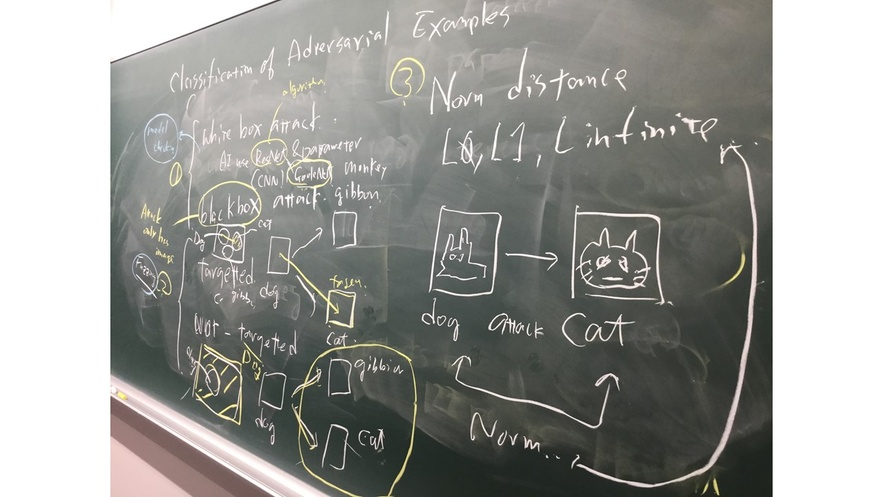
#> input picture 2023/1.jpg, 883 x 497 px, shrunk from 1280 x 720 before the run
$ jupyter execute --allow-errors 2023-11-29-01.ipynb
#> lines starting #> are read from the running program, lines starting #| are printed output that depends on the picture
[cell 1]
import cv2
import matplotlib.pyplot as plt

img = cv2.imread("./1.jpg")
#> img is the input picture: shape (497, 883, 3); mean B, G, R 150.1, 154, 153.4
plt.imshow(cv2.cvtColor(img, cv2.COLOR_BGR2RGB))
plt.show

[cell 2]
img = cv2.imread("./2.jpg")
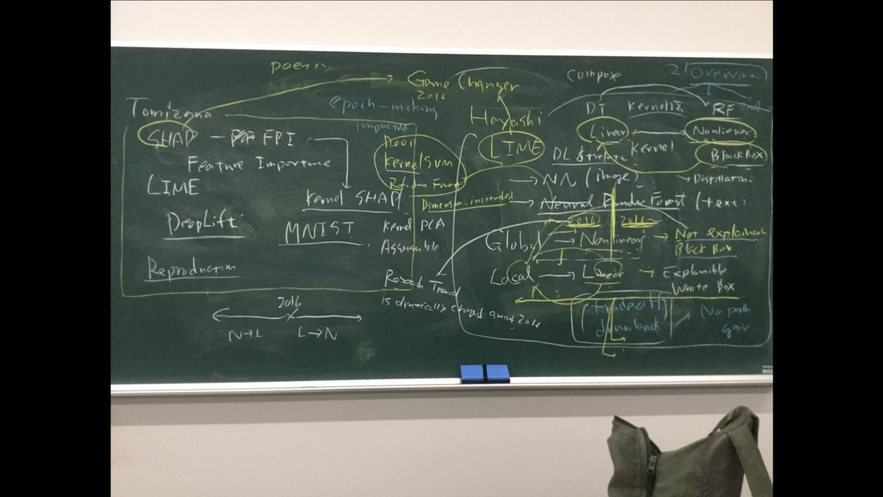
#> input picture 2023/2.jpg, 883 x 497 px, shrunk from 1280 x 720 before the run
#> img is the input picture: shape (497, 883, 3); mean B, G, R 80.8, 87.7, 82.7
plt.imshow(cv2.cvtColor(img, cv2.COLOR_BGR2RGB))
plt.show

[cell 3]
import cv2
import matplotlib.pyplot as plt

img = cv2.imread("./3.jpg")
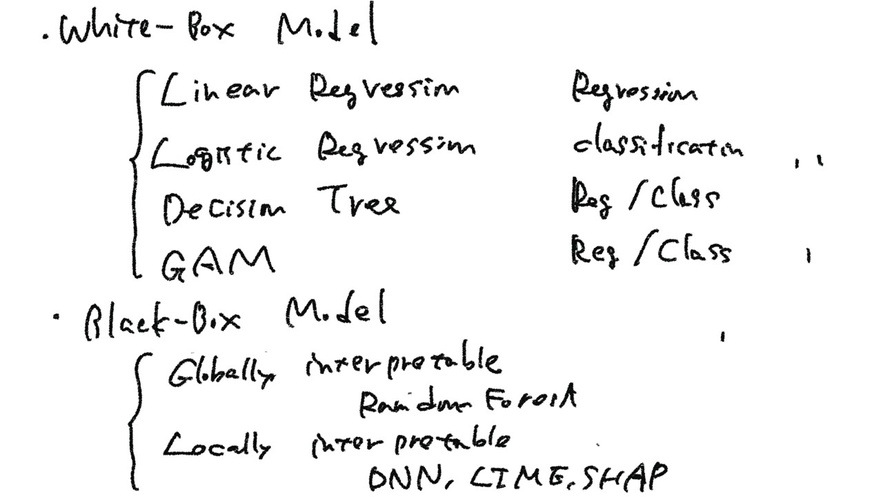
#> input picture 2023/3.jpg, 883 x 497 px, shrunk from 1280 x 720 before the run
#> img is the input picture: shape (497, 883, 3); mean B, G, R 242, 242, 242
plt.imshow(cv2.cvtColor(img, cv2.COLOR_BGR2RGB))
plt.show

[cell 4]
img = cv2.imread("./4.jpg")
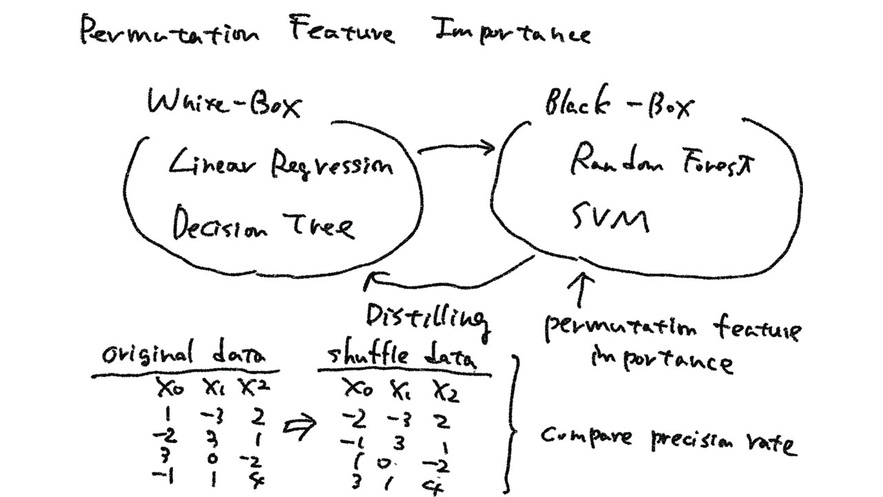
#> input picture 2023/4.jpg, 883 x 497 px, shrunk from 1280 x 720 before the run
#> img is the input picture: shape (497, 883, 3); mean B, G, R 240.9, 240.9, 240.9
plt.imshow(cv2.cvtColor(img, cv2.COLOR_BGR2RGB))
plt.show

[cell 5]
img = cv2.imread("./confusion_matrix_1.png")
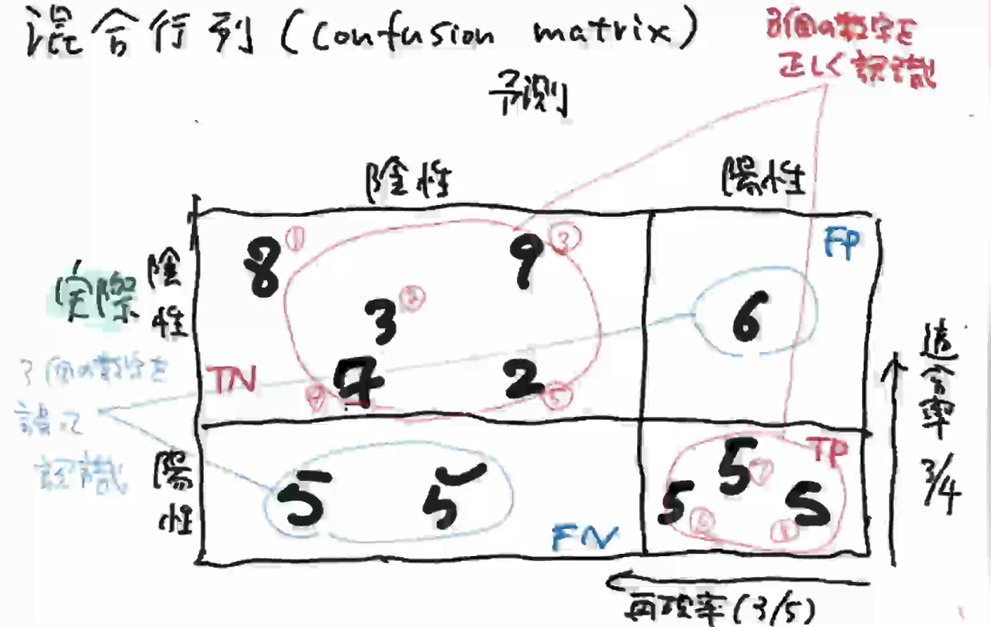
#> input picture 2023/confusion_matrix_1.png, 991 x 627 px, shrunk from 1436 x 908 before the run
#> img is the input picture: shape (627, 991, 3); mean B, G, R 233.2, 232.8, 233.7
plt.imshow(cv2.cvtColor(img, cv2.COLOR_BGR2RGB))
plt.show

[cell 6]
img = cv2.imread("./confusion_matrix_2.png")
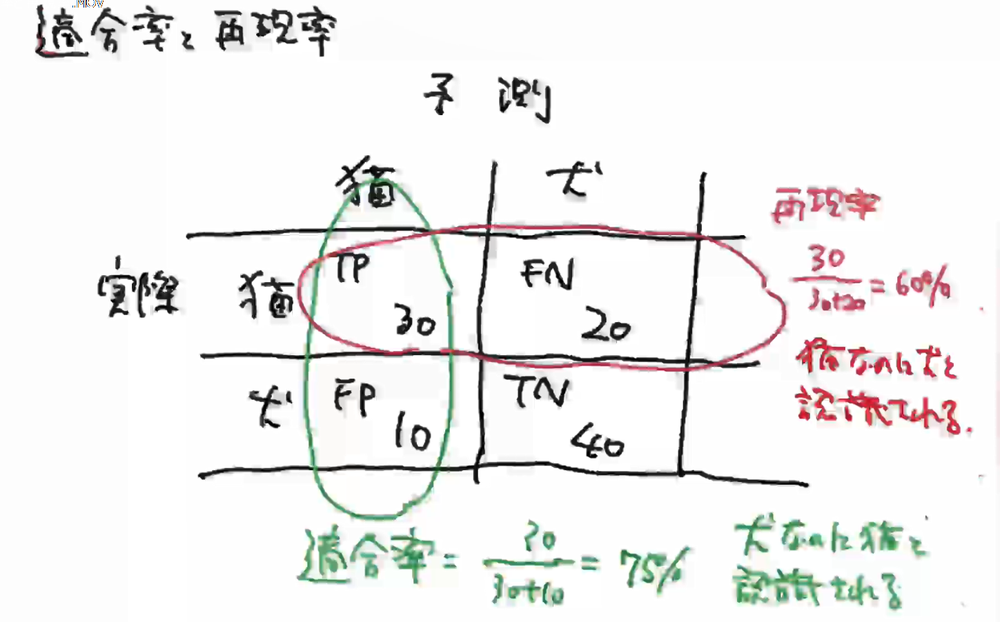
#> input picture 2023/confusion_matrix_2.png, 1000 x 622 px, shrunk from 1449 x 902 before the run
#> img is the input picture: shape (622, 1000, 3); mean B, G, R 238.1, 238.8, 239.5
plt.imshow(cv2.cvtColor(img, cv2.COLOR_BGR2RGB))
plt.show

[cell 7]
img = cv2.imread("./confusion_matrix_3.png")
#> (the rest of this cell did not finish here and is left out)

[cell 8]
img = cv2.imread("./confusion_matrix_4.png")
#> (the rest of this cell did not finish here and is left out)

# csvからデータを読み込んでKNNで学習

# scikit-learnでロード -> slicingでデータ整形

[cell 9]
from sklearn import datasets
import numpy as np

iris = datasets.load_iris()
X = iris.data[:, [2, 3]]
y = iris.target

# pandasでcsvをdataframeに読み込み -> データ整形

[cell 10]
import pandas as pd
from sklearn import datasets, model_selection, svm, metrics
#> (the rest of this cell did not finish here and is left out)

# .dropメソッドの実行

#> (a cell that did not finish here is left out)

# .valueメソッドの実行

#> (a cell that did not finish here is left out)

#> (a cell that did not finish here is left out)

#> (a cell that did not finish here is left out)

#> (a cell that did not finish here is left out)

#> (a cell that did not finish here is left out)

[cell 17]
from sklearn.model_selection import train_test_split

[cell 18]
X_train, X_test, y_train, y_test = train_test_split(X, y, test_size=0.3, random_state=1, stratify=y)

[cell 19]
from sklearn.preprocessing import StandardScaler

sc = StandardScaler()
sc.fit(X_train)
X_train_std = sc.transform(X_train)
X_test_std = sc.transform(X_test)

[cell 20]
from sklearn.linear_model import Perceptron

from matplotlib.colors import ListedColormap
import matplotlib.pyplot as plt

# To check recent matplotlib compatibility
import matplotlib
from distutils.version import LooseVersion

[cell 21]
def plot_decision_regions(X, y, classifier, test_idx=None, resolution=0.02):

    # setup marker generator and color map
#> called with X = array of shape (150, 2), y = array of shape (150,), resolution = 0.02
    markers = ('s', 'x', 'o', '^', 'v')
    colors = ('red', 'blue', 'lightgreen', 'gray', 'cyan')
    cmap = ListedColormap(colors[:len(np.unique(y))])

    # plot the decision surface
    x1_min, x1_max = X[:, 0].min() - 1, X[:, 0].max() + 1
    x2_min, x2_max = X[:, 1].min() - 1, X[:, 1].max() + 1
    xx1, xx2 = np.meshgrid(np.arange(x1_min, x1_max, resolution),
                           np.arange(x2_min, x2_max, resolution))
    Z = classifier.predict(np.array([xx1.ravel(), xx2.ravel()]).T)
    Z = Z.reshape(xx1.shape)
    plt.contourf(xx1, xx2, Z, alpha=0.3, cmap=cmap)
    plt.xlim(xx1.min(), xx1.max())
    plt.ylim(xx2.min(), xx2.max())

    for idx, cl in enumerate(np.unique(y)):
        plt.scatter(x=X[y == cl, 0],
                    y=X[y == cl, 1],
                    alpha=0.8,
                    color=colors[idx],
                    marker=markers[idx],
                    label=cl,
                    edgecolor='black')

    # highlight test examples
    if test_idx:
        # plot all examples
        X_test, y_test = X[test_idx, :], y[test_idx]

        if LooseVersion(matplotlib.__version__) < LooseVersion('0.3.4'):
            plt.scatter(X_test[:, 0],
                        X_test[:, 1],
                        c='',
                        edgecolor='black',
                        alpha=1.0,
                        linewidth=1,
                        marker='o',
                        s=100,
                        label='test set')
        else:
            plt.scatter(X_test[:, 0],
                        X_test[:, 1],
                        c='none',
                        edgecolor='black',
                        alpha=1.0,
                        linewidth=1,
                        marker='o',
                        s=100,
                        label='test set')

# KNN

[cell 22]
X_combined_std = np.vstack((X_train_std, X_test_std))
y_combined = np.hstack((y_train, y_test))

from sklearn.neighbors import KNeighborsClassifier

knn = KNeighborsClassifier(n_neighbors=5,
                           p=2,
                           metric='minkowski')
knn.fit(X_train_std, y_train)

plot_decision_regions(X_combined_std, y_combined,
                      classifier=knn, test_idx=range(105, 150))

plt.xlabel('petal length [standardized]')
plt.ylabel('petal width [standardized]')
plt.legend(loc='upper left')
plt.tight_layout()
#plt.savefig('images/03_24.png', dpi=300)
plt.show()

# Decision Tree

[cell 23]
X_combined_std = np.vstack((X_train_std, X_test_std))
y_combined = np.hstack((y_train, y_test))

from sklearn.tree import DecisionTreeClassifier

tree_model = DecisionTreeClassifier(criterion='gini',
                                    max_depth=4,
                                    random_state=1)
tree_model.fit(X_train, y_train)

X_combined = np.vstack((X_train, X_test))
y_combined = np.hstack((y_train, y_test))
plot_decision_regions(X_combined, y_combined,
                      classifier=tree_model,
                      test_idx=range(105, 150))

plt.xlabel('petal length [cm]')
plt.ylabel('petal width [cm]')
plt.legend(loc='upper left')
plt.tight_layout()
#plt.savefig('images/03_20.png', dpi=300)
plt.show()

# SVM

[cell 24]
X_combined_std = np.vstack((X_train_std, X_test_std))
y_combined = np.hstack((y_train, y_test))

from sklearn.svm import SVC

svm = SVC(kernel='linear', C=1.0, random_state=1)
svm.fit(X_train_std, y_train)

plot_decision_regions(X_combined_std,
                      y_combined,
                      classifier=svm,
                      test_idx=range(105, 150))
plt.xlabel('petal length [standardized]')
plt.ylabel('petal width [standardized]')
plt.legend(loc='upper left')
plt.tight_layout()
#plt.savefig('images/03_11.png', dpi=300)
plt.show()

# Logistic Regression

[cell 25]
from sklearn.linear_model import LogisticRegression

lr = LogisticRegression(C=100.0, random_state=1, solver='lbfgs', multi_class='ovr')
lr.fit(X_train_std, y_train)

plot_decision_regions(X_combined_std, y_combined,
                      classifier=lr, test_idx=range(105, 150))
plt.xlabel('petal length [standardized]')
plt.ylabel('petal width [standardized]')
plt.legend(loc='upper left')
plt.tight_layout()
# plt.savefig('images/03_06.png', dpi=300)
plt.show()

# Kernel SVM 1

[cell 26]
from sklearn.svm import SVC

svm = SVC(kernel='rbf', random_state=1, gamma=0.2, C=1.0)
svm.fit(X_train_std, y_train)

plot_decision_regions(X_combined_std, y_combined,
                      classifier=svm, test_idx=range(105, 150))
plt.xlabel('petal length [standardized]')
plt.ylabel('petal width [standardized]')
plt.legend(loc='upper left')
plt.tight_layout()
#plt.savefig('images/03_15.png', dpi=300)
plt.show()
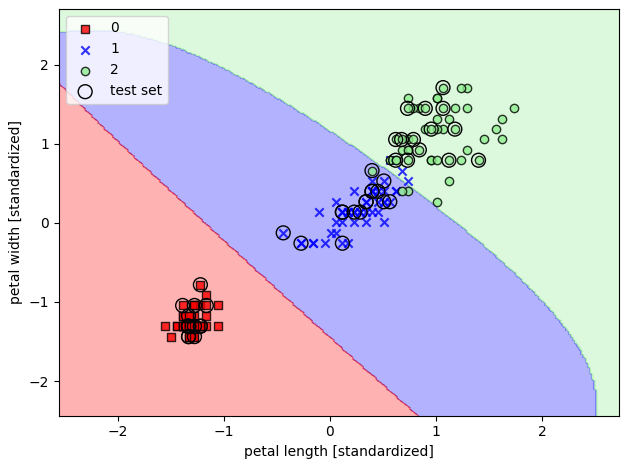
#> figure drawn by matplotlib, 1 panel

# Kernel SVM 2

[cell 27]
svm = SVC(kernel='rbf', random_state=1, gamma=100.0, C=1.0)
svm.fit(X_train_std, y_train)

plot_decision_regions(X_combined_std, y_combined,
                      classifier=svm, test_idx=range(105, 150))
plt.xlabel('petal length [standardized]')
plt.ylabel('petal width [standardized]')
plt.legend(loc='upper left')
plt.tight_layout()
#plt.savefig('images/03_16.png', dpi=300)
plt.show()
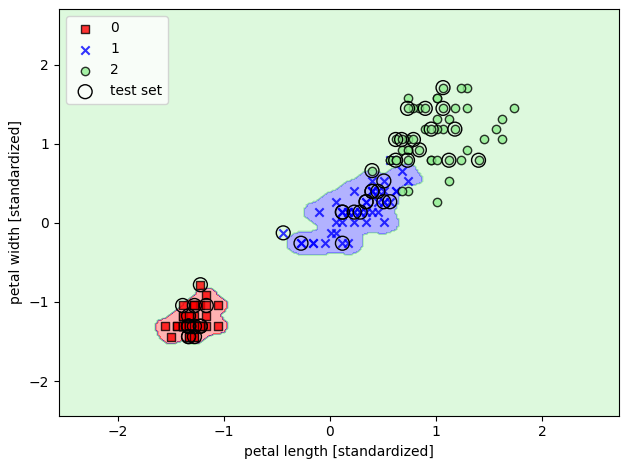
#> figure drawn by matplotlib, 1 panel

# Random Forest

[cell 28]
from sklearn.ensemble import RandomForestClassifier

forest = RandomForestClassifier(criterion='gini',
                                n_estimators=25,
                                random_state=1,
                                n_jobs=2)
forest.fit(X_train, y_train)

plot_decision_regions(X_combined, y_combined,
                      classifier=forest, test_idx=range(105, 150))

plt.xlabel('petal length [cm]')
plt.ylabel('petal width [cm]')
plt.legend(loc='upper left')
plt.tight_layout()
#plt.savefig('images/03_22.png', dpi=300)
plt.show()
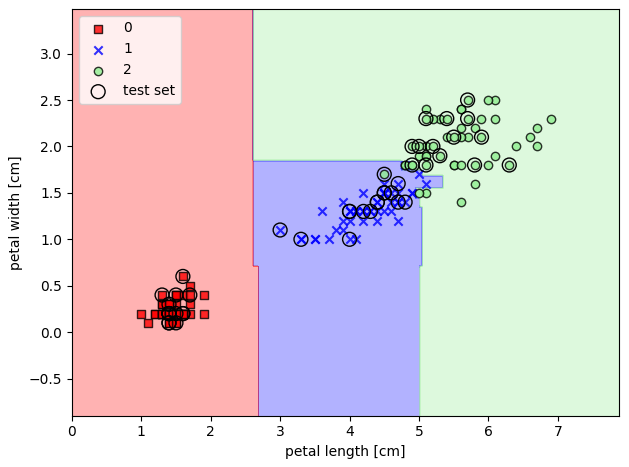
#> figure drawn by matplotlib, 1 panel

# KNN

[cell 29]
X_combined_std = np.vstack((X_train_std, X_test_std))
y_combined = np.hstack((y_train, y_test))

from sklearn.neighbors import KNeighborsClassifier

knn = KNeighborsClassifier(n_neighbors=5,
                           p=2,
                           metric='minkowski')
knn.fit(X_train_std, y_train)

plot_decision_regions(X_combined_std, y_combined,
                      classifier=knn, test_idx=range(105, 150))

plt.xlabel('petal length [standardized]')
plt.ylabel('petal width [standardized]')
plt.legend(loc='upper left')
plt.tight_layout()
#plt.savefig('images/03_24.png', dpi=300)
plt.show()

# make_blobsでデータ生成

https://www.kaggle.com/code/kazimjawad/svm-using-blobs

[cell 30]
from sklearn.datasets import make_blobs
import matplotlib.pyplot as plt

X, y = make_blobs(n_samples=50, centers=2,random_state=0, cluster_std=0.60)
plt.scatter(X[:, 0], X[:, 1], c=y, s=50, cmap='autumn');
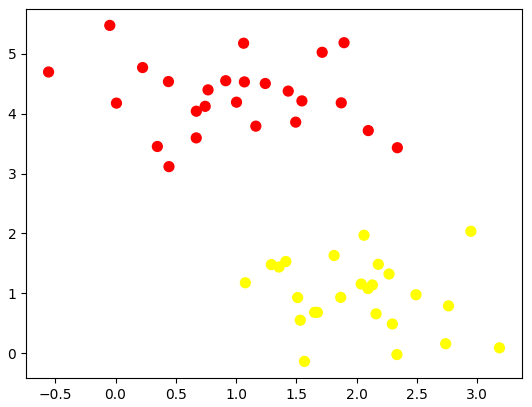
#> figure drawn by matplotlib, 1 panel

[cell 31]
from sklearn.svm import SVC # "Support vector classifier"
model = SVC(kernel='linear', C=1E10)
model.fit(X, y)

[cell 32]
def plot_svc_decision_function(model, ax=None, plot_support=True):
    """Plot the decision function for a 2D SVC"""
    if ax is None:
        ax = plt.gca()
    xlim = ax.get_xlim()
    ylim = ax.get_ylim()

    # create grid to evaluate model
    x = np.linspace(xlim[0], xlim[1], 30)
    y = np.linspace(ylim[0], ylim[1], 30)
    Y, X = np.meshgrid(y, x)
    xy = np.vstack([X.ravel(), Y.ravel()]).T
    P = model.decision_function(xy).reshape(X.shape)

    # plot decision boundary and margins
    ax.contour(X, Y, P, colors='k',
               levels=[-1, 0, 1], alpha=0.5,
               linestyles=['--', '-', '--'])

    # plot support vectors
    if plot_support:
        ax.scatter(model.support_vectors_[:, 0],
                   model.support_vectors_[:, 1],
                   s=300, linewidth=1, facecolors='none');
    ax.set_xlim(xlim)
    ax.set_ylim(ylim)

[cell 33]
def plot_svm(N=10, ax=None):
    X, y = make_blobs(n_samples=200, centers=2,
                      random_state=0, cluster_std=0.60)
    X = X[:N]
    y = y[:N]
    model = SVC(kernel='linear', C=1E10)
    model.fit(X, y)

    ax = ax or plt.gca()
    ax.scatter(X[:, 0], X[:, 1], c=y, s=50, cmap='autumn')
    ax.set_xlim(-1, 4)
    ax.set_ylim(-1, 6)
    plot_svc_decision_function(model, ax)

fig, ax = plt.subplots(1, 2, figsize=(16, 6))
fig.subplots_adjust(left=0.0625, right=0.95, wspace=0.1)
for axi, N in zip(ax, [60, 120]):
    plot_svm(N, axi)
    axi.set_title('N = {0}'.format(N))
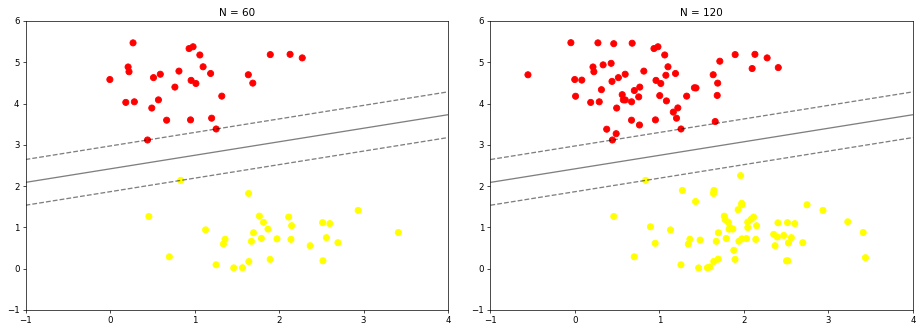
#> figure drawn by matplotlib, 2 panels
